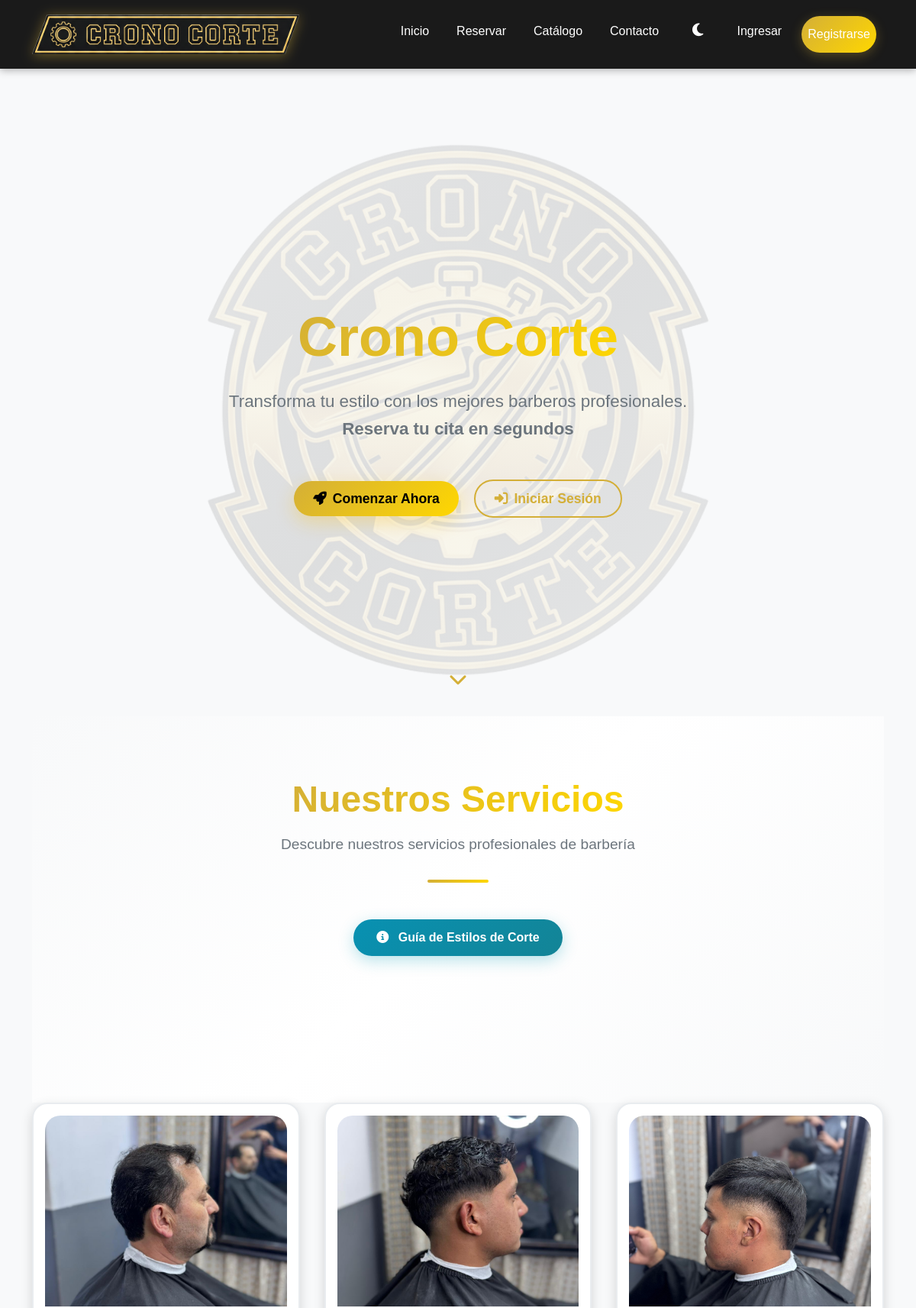
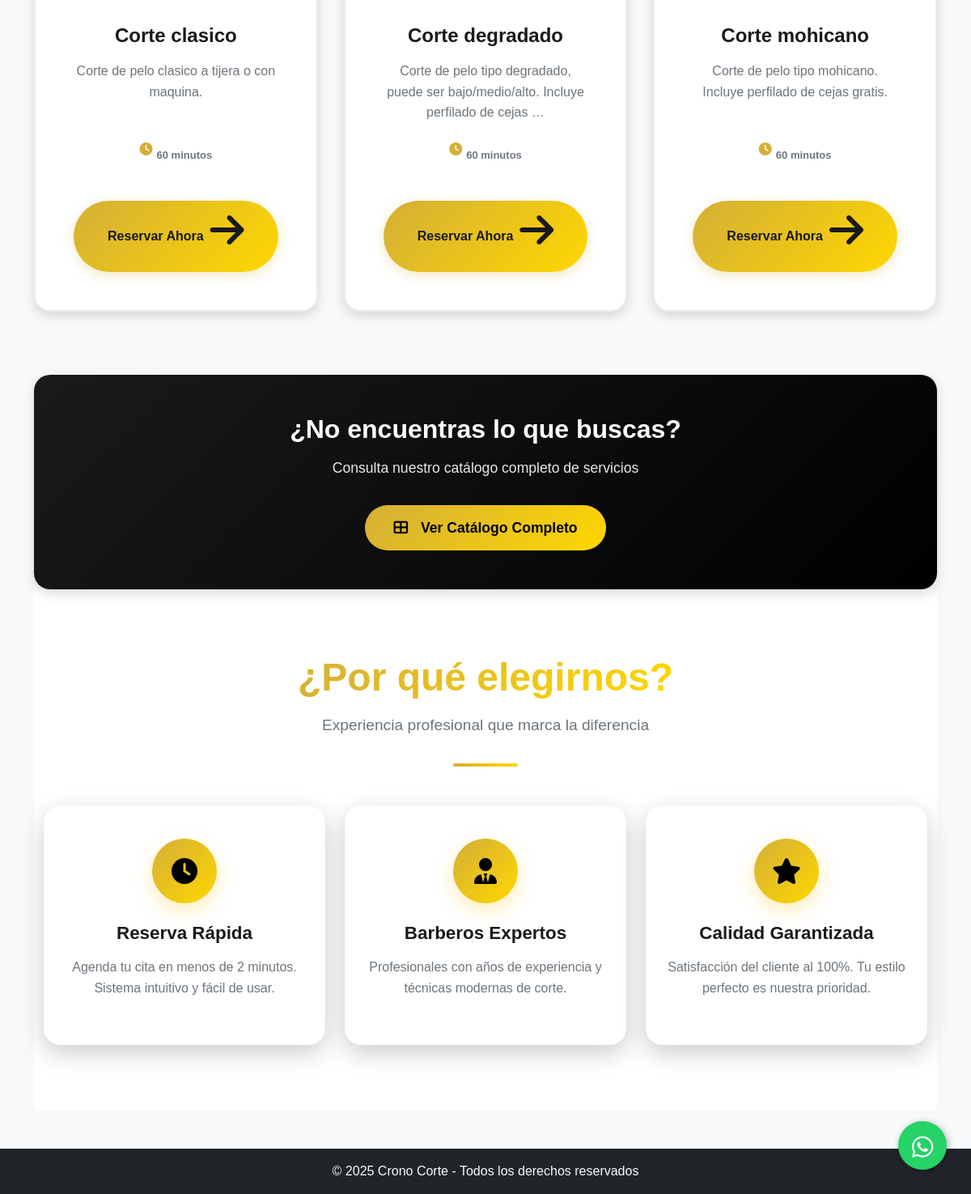
The page / on the database its author committed (2 pictures, top to bottom).
### agendabarber/models.py (models this page shows, shortened)
class Servicio(models.Model):
    nombre = models.CharField(max_length=100)
    descripcion = models.TextField(blank=True)
    precio = models.PositiveIntegerField()
    duracion_minutos = models.PositiveIntegerField(
        default=60,
        help_text="Duración del servicio en minutos"
    )
    imagen = models.ImageField(upload_to='servicios/', null=True, blank=True)

### agendabarber/views.py (the view, shortened to what this page needs)
# urls.py: path('', views.cargarInicio, name='inicio'),
def cargarInicio(request):
    servicios = Servicio.objects.all()[:3]
    context = {'servicios': servicios}
    return render(request, 'inicio.html', context)

### agendabarber/context_processors.py (called while the page is built, shortened)
def user_type_context(request):
    context = {
        'es_barbero': False,
        'es_cliente': False,
    }
    return context

### agendabarber/templates/inicio.html (shortened to what this page needs)
{% extends 'base.html' %}
{% load static %}
{% block content %}
{% if not user.is_authenticated %}
<section class="hero-section">
    <div class="hero-image-bg">
        <img src="{% static 'agendabarber/img/hero-img.png' %}" alt="Barbería" class="hero-background-image">
    </div>
    <div class="hero-overlay-gradient"></div>
    <div class="container">
        <div class="row justify-content-center">
            <div class="col-12">
                <div class="hero-content animate-fade-in">
                    <h1 class="hero-title mb-4">
                        <span class="gradient-text">Crono Corte</span>
                    </h1>
                    <p class="hero-subtitle mb-5">
                        Transforma tu estilo con los mejores barberos profesionales.<br>
                        <strong>Reserva tu cita en segundos</strong>
                    </p>
                    <div class="hero-buttons">
                        <a href="{% url 'registro' %}" class="btn btn-hero-primary btn-lg">
                            <i class="fas fa-rocket me-2"></i>Comenzar Ahora
                        </a>
                        <a href="{% url 'login' %}" class="btn btn-hero-outline btn-lg">
                            <i class="fas fa-sign-in-alt me-2"></i>Iniciar Sesión
                        </a>
                    </div>
                </div>
            </div>
        </div>
    </div>
    <div class="hero-scroll-indicator">
        <i class="fas fa-chevron-down"></i>
    </div>
</section>
{% endif %}
{% if servicios %}
<section class="services-section">
    <div class="container">
        <div class="row mb-5">
            <div class="col-12 text-center">
                <div class="section-header">
                    <h2 class="section-title">
                        {% if user.is_authenticated %}
                            <span class="gradient-text">Servicios Disponibles</span>
                        {% else %}
                            <span class="gradient-text">Nuestros Servicios</span>
                        {% endif %}
                    </h2>
                    <p class="section-subtitle">
                        {% if not user.is_authenticated %}
                            Descubre nuestros servicios profesionales de barbería
                        {% else %}
                            Elige el servicio perfecto para ti
                        {% endif %}
                    </p>
                    <div class="section-divider"></div>
        <div class="row mt-5">
            <div class="col-12 text-center">
                <button type="button" class="btn btn-info-custom" data-bs-toggle="modal" data-bs-target="#infoModal">
                    <i class="fas fa-info-circle me-2"></i>
                    Guía de Estilos de Corte
                </button>
            </div>
        </div>
    </div>
</section>
        <div class="services-grid">
            {% for servicio in servicios %}
            <div class="service-card-wrapper" data-aos="fade-up" data-aos-delay="{{ forloop.counter0|add:100 }}">
                <div class="service-card">
                    <div class="service-image-container">
                        <img src="{{ servicio.imagen.url }}" class="service-image" alt="{{ servicio.nombre }}">
                    </div>
                    <div class="service-content">
                        <h3 class="service-title">{{ servicio.nombre }}</h3>
                        <p class="service-description">
                            {{ servicio.descripcion|truncatewords:12 }}
                        </p>
                        <div class="service-duration">
                            <i class="fas fa-clock"></i>
                            <span>{{ servicio.duracion_minutos }} minutos</span>
                        </div>
                    </div>
                    <div class="service-footer">
                        <a href="{% url 'crear_reserva' %}?servicio_id={{ servicio.id }}" class="btn-service-book">
                            <span>Reservar Ahora</span>
                            <i class="fas fa-arrow-right"></i>
                        </a>
                    </div>
                </div>
            </div>
            {% endfor %}
        </div>
        <div class="row mt-5">
            <div class="col-12 text-center">
                <div class="cta-section">
                    <h3 class="cta-title">¿No encuentras lo que buscas?</h3>
                    <p class="cta-subtitle">Consulta nuestro catálogo completo de servicios</p>
                    <a href="{% url 'catalogo' %}" class="btn btn-cta">
                        <i class="fas fa-th-large me-2"></i>Ver Catálogo Completo
                    </a>
                </div>
            </div>
        </div>
{% endif %}
<section class="features-section">
    <div class="container">
        <div class="row mb-5">
            <div class="col-12 text-center">
                <h2 class="section-title">
                    <span class="gradient-text">¿Por qué elegirnos?</span>
                </h2>
                <p class="section-subtitle">Experiencia profesional que marca la diferencia</p>
                <div class="section-divider"></div>
            </div>
        </div>
        <div class="row g-4">
            <div class="col-md-4" data-aos="fade-up" data-aos-delay="100">
                <div class="feature-card">
                    <div class="feature-icon">
                        <i class="fas fa-clock"></i>
                    </div>
                    <h4 class="feature-title">Reserva Rápida</h4>
                    <p class="feature-description">
                        Agenda tu cita en menos de 2 minutos. Sistema intuitivo y fácil de usar.
                    </p>
                </div>
            </div>
            <div class="col-md-4" data-aos="fade-up" data-aos-delay="200">
                <div class="feature-card">
                    <div class="feature-icon">
                        <i class="fas fa-user-tie"></i>
                    </div>
                    <h4 class="feature-title">Barberos Expertos</h4>
                    <p class="feature-description">
                        Profesionales con años de experiencia y técnicas modernas de corte.
                    </p>
                </div>
            </div>
            <div class="col-md-4" data-aos="fade-up" data-aos-delay="300">
                <div class="feature-card">
                    <div class="feature-icon">
                        <i class="fas fa-star"></i>
                    </div>
                    <h4 class="feature-title">Calidad Garantizada</h4>
                    <p class="feature-description">
                        Satisfacción del cliente al 100%. Tu estilo perfecto es nuestra prioridad.
                    </p>
                </div>
            </div>
        </div>
{% endblock %}

### rows shown on the page
Servicio: imagen (picture), nombre "Corte clasico", descripcion "Corte de pelo clasico a tijera o con maquina.", duracion_minutos "60"
Servicio: imagen (picture), nombre "Corte degradado", descripcion "Corte de pelo tipo degradado, puede ser bajo/medio/alto. Incluye perfilado de cejas …", duracion_minutos "60"
Servicio: imagen (picture), nombre "Corte mohicano", descripcion "Corte de pelo tipo mohicano. Incluye perfilado de cejas gratis.", duracion_minutos "60"
